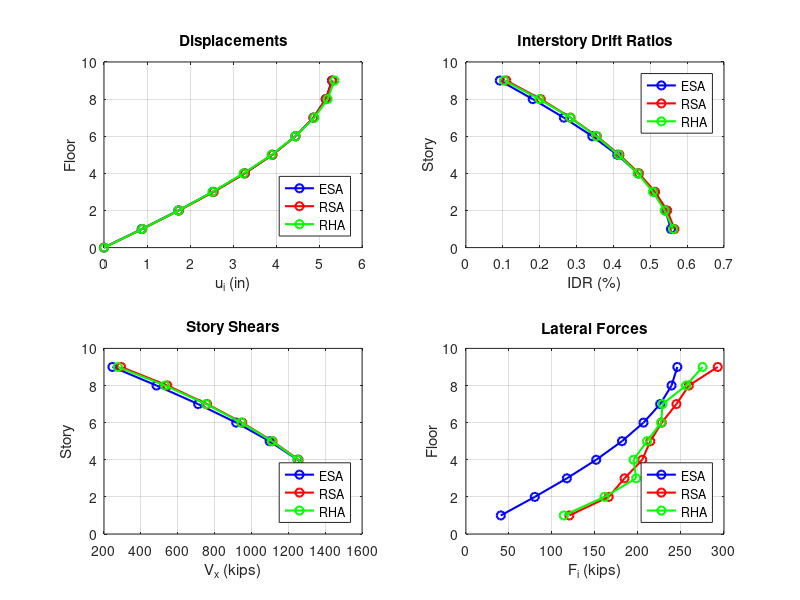

This figure's MATLAB source: (Note: this script raises an error after producing the figure.)
%% HW 6 Part 7
clc; clear; close all;

%% Load results from Parts 1,2,3,4,5,6
load('HW6_Part1_results.mat');
load('HW6_Part2_results.mat');
load('HW6_Part3_results.mat');
load('HW6_Part4_results.mat');
load('HW6_Part5_results.mat');

floors  = (1:N)';
stories = (1:N)';

%  SUMMARY TABLES

fprintf('PART 7: Summary tables\n');

% displacements
fprintf('\nFloor Displacements u_i (in)\n');
fprintf('%-6s %-10s %-10s %-10s %-10s %-10s\n', ...
    'Floor','ESA','RSA','RHA','Approx','Exact');
fprintf('%s\n', repmat('-',1,56));
for i = 1:N
    if i == N   % only print approx/exact at roof (floor 9)
        fprintf('%-6d %-10.4f %-10.4f %-10.4f %-10.4f %-10.4f\n', ...
            i, u_ESA(i), u_RSA(i), u_RHA(i), u_roof_approx, u_roof_exact);
    else
        fprintf('%-6d %-10.4f %-10.4f %-10.4f %-10s %-10s\n', ...
            i, u_ESA(i), u_RSA(i), u_RHA(i), '---', '---');
    end
end

% idr
fprintf('\nInterstory Drift Ratios IDR_i (%%)\n');
fprintf('%-6s %-10s %-10s %-10s %-10s %-10s\n', ...
    'Story','ESA','RSA','RHA','Approx','Exact');
fprintf('%s\n', repmat('-',1,56));

% find which story has peak IDR for RHA (to know where to print approx)
[~, peak_IDR_story] = max(IDR_RHA);

for i = 1:N
    if i == peak_IDR_story
        fprintf('%-6d %-10.4f %-10.4f %-10.4f %-10.4f %-10.4f\n', ...
            i, IDR_ESA(i)*100, IDR_RSA(i)*100, IDR_RHA(i)*100, ...
            IDR_approx*100, IDR_exact*100);
    else
        fprintf('%-6d %-10.4f %-10.4f %-10.4f %-10s %-10s\n', ...
            i, IDR_ESA(i)*100, IDR_RSA(i)*100, IDR_RHA(i)*100, '---', '---');
    end
end

% lateral forces
fprintf('\nLateral Forces F_i (kips)\n');
fprintf('%-6s %-10s %-10s %-10s\n', 'Floor','ESA','RSA','RHA');
fprintf('%s\n', repmat('-',1,36));
for i = 1:N
    fprintf('%-6d %-10.4f %-10.4f %-10.4f\n', ...
        i, F_ESA(i), F_RSA(i), F_RHA(i));
end

% story shears
fprintf('\nStory Shears Vs_x (kips)\n');
fprintf('%-6s %-10s %-10s %-10s\n', 'Story','ESA','RSA','RHA');
fprintf('%s\n', repmat('-',1,36));
for i = 1:N
    fprintf('%-6d %-10.4f %-10.4f %-10.4f\n', ...
        i, Vs_ESA(i), Vs_RSA(i), Vs_RHA(i));
end


% base shear
fprintf('\n--- Base Shear Summary ---\n');
fprintf('%-10s %-12s %-12s\n','Method','V (kips)','V/W (%%)');
fprintf('%s\n', repmat('-',1,36));
fprintf('%-10s %-12.2f %-12.4f\n', 'ESA', V_ESA, VW_ESA*100);
fprintf('%-10s %-12.2f %-12.4f\n', 'RSA', V_RSA, VW_RSA*100);
fprintf('%-10s %-12.2f %-12.4f\n', 'RHA', V_RHA, VW_RHA*100);

%% comparison plots for ESA, RSA, RHA
figure('Name','HW6 Part 7: All Response Quantities');

% displacements
subplot(2,2,1);
plot([0;u_ESA], [0;floors], 'b-o', 'LineWidth',1.5); hold on;
plot([0;u_RSA], [0;floors], 'r-o', 'LineWidth',1.5);
plot([0;u_RHA], [0;floors], 'g-o', 'LineWidth',1.5);
xlabel('u_i (in)'); ylabel('Floor');
title('Displacements');
legend('ESA','RSA','RHA','Location','SouthEast');
grid on; ylim([0 N+1]);

% idr
subplot(2,2,2);
plot(IDR_ESA*100, stories, 'b-o', 'LineWidth',1.5); hold on;
plot(IDR_RSA*100, stories, 'r-o', 'LineWidth',1.5);
plot(IDR_RHA*100, stories, 'g-o', 'LineWidth',1.5);
xlabel('IDR (%)'); ylabel('Story');
title('Interstory Drift Ratios');
legend('ESA','RSA','RHA','Location','NorthEast');
grid on; ylim([0 N+1]);

% lateral forces
subplot(2,2,4);
plot(F_ESA, floors, 'b-o', 'LineWidth',1.5); hold on;
plot(F_RSA, floors, 'r-o', 'LineWidth',1.5);
plot(F_RHA, floors, 'g-o', 'LineWidth',1.5);
xlabel('F_i (kips)'); ylabel('Floor');
title('Lateral Forces');
legend('ESA','RSA','RHA','Location','SouthEast');
grid on; ylim([0 N+1]);

% story shear
subplot(2,2,3);
plot(Vs_ESA, stories, 'b-o', 'LineWidth',1.5); hold on;
plot(Vs_RSA, stories, 'r-o', 'LineWidth',1.5);
plot(Vs_RHA, stories, 'g-o', 'LineWidth',1.5);
xlabel('V_x (kips)'); ylabel('Story');
title('Story Shears');
legend('ESA','RSA','RHA','Location','SouthEast');
grid on; ylim([0 N+1]);

sgtitle('Part 7: ESA vs RSA vs RHA: All Response Quantities');

%% comparison of mode 1 contribution to base shear
% Mode 1 base shear from RSA (already in Part 3)
V_mode1_RSA = Vs_modal(1,1);
pct_mode1_RSA = pct_Vs(1,1);

% Mode 1 base shear from RHA (already in Part 4)
V_mode1_RHA = abs(Vs_modes_atPeak(1,1));
pct_mode1_RHA = pct_Vs_RHA(1,1);


fprintf('\nMode 1 Contribution to Base Shear\n');
fprintf('ESA:  V = %.2f kips (100%% by definition)\n', V_ESA);
fprintf('RSA:  Mode 1 = %.2f kips = %.1f%% of SRSS base shear\n', ...
    V_mode1_RSA, pct_mode1_RSA);
fprintf('RHA:  Mode 1 = %.2f kips = %.1f%% at peak base shear instant\n', ...
    V_mode1_RHA, pct_mode1_RHA);
